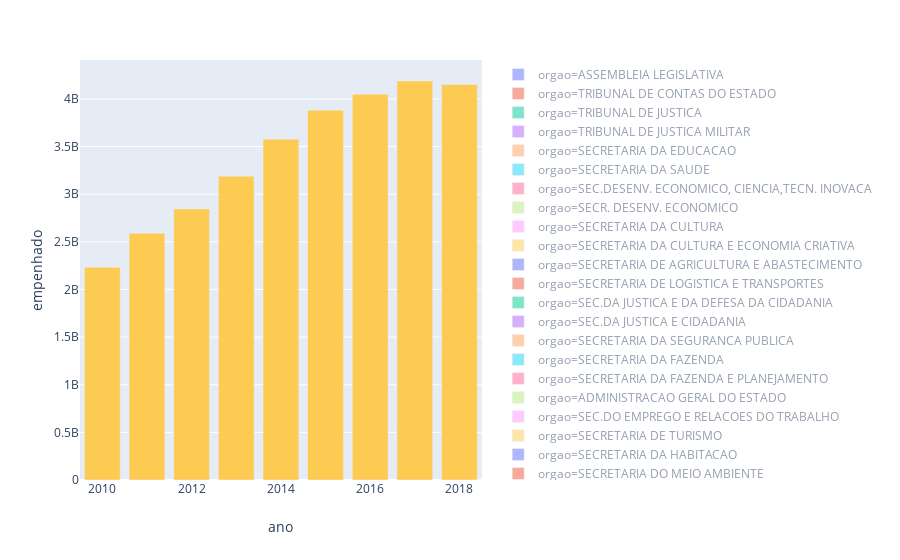

Notebook cell for this chart:
### Code cell
fig = px.bar(orgaos, x="ano", y=["empenhado"], color="orgao")
fig.show()

### Figure 1 — Plotly figure (JSON) as saved in the notebook; plotly's stock layout.template omitted (floating-point values rounded to 4 significant figures)
{"data": [{"alignmentgroup": "True", "hoverlabel": {"namelength": 0}, "hovertemplate": "orgao=ASSEMBLEIA LEGISLATIVA<br>ano=%{x}<br>empenhado=%{y}", "legendgroup": "orgao=ASSEMBLEIA LEGISLATIVA", "marker": {"color": "#636efa"}, "name": "orgao=ASSEMBLEIA LEGISLATIVA", "offsetgroup": "orgao=ASSEMBLEIA LEGISLATIVA", "orientation": "v", "showlegend": true, "textposition": "auto", "type": "bar", "visible": "legendonly", "x": ["2010", "2011", "2012", "2013", "2014", "2015", "2016", "2017", "2018"], "xaxis": "x", "y": [660300000.0, 689400000.0, 760300000.0, 819100000.0, 874900000.0, 969400000.0, 1077000000.0, 1122000000.0, 1160000000.0], "yaxis": "y"}, {"alignmentgroup": "True", "hoverlabel": {"namelength": 0}, "hovertemplate": "orgao=TRIBUNAL DE CONTAS DO ESTADO<br>ano=%{x}<br>empenhado=%{y}", "legendgroup": "orgao=TRIBUNAL DE CONTAS DO ESTADO", "marker": {"color": "#EF553B"}, "name": "orgao=TRIBUNAL DE CONTAS DO ESTADO", "offsetgroup": "orgao=TRIBUNAL DE CONTAS DO ESTADO", "orientation": "v", "showlegend": true, "textposition": "auto", "type": "bar", "visible": "legendonly", "x": ["2010", "2011", "2012", "2013", "2014", "2015", "2016", "2017", "2018"], "xaxis": "x", "y": [471100000.0, 496400000.0, 526700000.0, 586400000.0, 677800000.0, 740400000.0, 852600000.0, 879300000.0, 931200000.0], "yaxis": "y"}, {"alignmentgroup": "True", "hoverlabel": {"namelength": 0}, "hovertemplate": "orgao=TRIBUNAL DE JUSTICA<br>ano=%{x}<br>empenhado=%{y}", "legendgroup": "orgao=TRIBUNAL DE JUSTICA", "marker": {"color": "#00cc96"}, "name": "orgao=TRIBUNAL DE JUSTICA", "offsetgroup": "orgao=TRIBUNAL DE JUSTICA", "orientation": "v", "showlegend": true, "textposition": "auto", "type": "bar", "visible": "legendonly", "x": ["2010", "2011", "2012", "2013", "2014", "2015", "2016", "2017", "2018"], "xaxis": "x", "y": [5468000000.0, 6174000000.0, 7667000000.0, 8579000000.0, 9315000000.0, 10270000000.0, 10890000000.0, 12020000000.0, 12450000000.0], "yaxis": "y"}, {"alignmentgroup": "True", "hoverlabel": {"namelength": 0}, "hovertemplate": "orgao=TRIBUNAL DE JUSTICA MILITAR<br>ano=%{x}<br>empenhado=%{y}", "legendgroup": "orgao=TRIBUNAL DE JUSTICA MILITAR", "marker": {"color": "#ab63fa"}, "name": "orgao=TRIBUNAL DE JUSTICA MILITAR", "offsetgroup": "orgao=TRIBUNAL DE JUSTICA MILITAR", "orientation": "v", "showlegend": true, "textposition": "auto", "type": "bar", "visible": "legendonly", "x": ["2010", "2011", "2012", "2013", "2014", "2015", "2016", "2017", "2018"], "xaxis": "x", "y": [37810000.0, 39611020, 45080000.0, 52140000.0, 51050000.0, 57540000.0, 58920000.0, 64340000.0, 67250000.0], "yaxis": "y"}, {"alignmentgroup": "True", "hoverlabel": {"namelength": 0}, "hovertemplate": "orgao=SECRETARIA DA EDUCACAO<br>ano=%{x}<br>empenhado=%{y}", "legendgroup": "orgao=SECRETARIA DA EDUCACAO", "marker": {"color": "#FFA15A"}, "name": "orgao=SECRETARIA DA EDUCACAO", "offsetgroup": "orgao=SECRETARIA DA EDUCACAO", "orientation": "v", "showlegend": true, "textposition": "auto", "type": "bar", "visible": "legendonly", "x": ["2010", "2011", "2012", "2013", "2014", "2015", "2016", "2017", "2018"], "xaxis": "x", "y": [18980000000.0, 21390000000.0, 22300000000.0, 25920000000.0, 28000000000.0, 29640000000.0, 28670000000.0, 30280000000.0, 31460000000.0], "yaxis": "y"}, {"alignmentgroup": "True", "hoverlabel": {"namelength": 0}, "hovertemplate": "orgao=SECRETARIA DA SAUDE<br>ano=%{x}<br>empenhado=%{y}", "legendgroup": "orgao=SECRETARIA DA SAUDE", "marker": {"color": "#19d3f3"}, "name": "orgao=SECRETARIA DA SAUDE", "offsetgroup": "orgao=SECRETARIA DA SAUDE", "orientation": "v", "showlegend": true, "textposition": "auto", "type": "bar", "visible": "legendonly", "x": ["2010", "2011", "2012", "2013", "2014", "2015", "2016", "2017", "2018"], "xaxis": "x", "y": [13060000000.0, 14190000000.0, 15070000000.0, 17690000000.0, 19320000000.0, 20620000000.0, 21070000000.0, 22160000000.0, 23080000000.0], "yaxis": "y"}, {"alignmentgroup": "True", "hoverlabel": {"namelength": 0}, "hovertemplate": "orgao=SEC.DESENV. ECONOMICO, CIENCIA,TECN. INOVACA<br>ano=%{x}<br>empenhado=%{y}", "legendgroup": "orgao=SEC.DESENV. ECONOMICO, CIENCIA,TECN. INOVACA", "marker": {"color": "#FF6692"}, "name": "orgao=SEC.DESENV. ECONOMICO, CIENCIA,TECN. INOVACA", "offsetgroup": "orgao=SEC.DESENV. ECONOMICO, CIENCIA,TECN. INOVACA", "orientation": "v", "showlegend": true, "textposition": "auto", "type": "bar", "visible": "legendonly", "x": ["2010", "2011", "2012", "2013", "2014", "2015", "2016", "2017"], "xaxis": "x", "y": [1589000000.0, 10850000000.0, 12310000000.0, 14080000000.0, 13270000000.0, 14610000000.0, 15120000000.0, 15200000000.0], "yaxis": "y"}, {"alignmentgroup": "True", "hoverlabel": {"namelength": 0}, "hovertemplate": "orgao=SECR. DESENV. ECONOMICO<br>ano=%{x}<br>empenhado=%{y}", "legendgroup": "orgao=SECR. DESENV. ECONOMICO", "marker": {"color": "#B6E880"}, "name": "orgao=SECR. DESENV. ECONOMICO", "offsetgroup": "orgao=SECR. DESENV. ECONOMICO", "orientation": "v", "showlegend": true, "textposition": "auto", "type": "bar", "visible": "legendonly", "x": ["2018"], "xaxis": "x", "y": [15500000000.0], "yaxis": "y"}, {"alignmentgroup": "True", "hoverlabel": {"namelength": 0}, "hovertemplate": "orgao=SECRETARIA DA CULTURA<br>ano=%{x}<br>empenhado=%{y}", "legendgroup": "orgao=SECRETARIA DA CULTURA", "marker": {"color": "#FF97FF"}, "name": "orgao=SECRETARIA DA CULTURA", "offsetgroup": "orgao=SECRETARIA DA CULTURA", "orientation": "v", "showlegend": true, "textposition": "auto", "type": "bar", "visible": "legendonly", "x": ["2010", "2011", "2012", "2013", "2014", "2015", "2016", "2017"], "xaxis": "x", "y": [924400000.0, 789900000.0, 779500000.0, 911300000.0, 913200000.0, 767900000.0, 693500000.0, 736600000.0], "yaxis": "y"}, {"alignmentgroup": "True", "hoverlabel": {"namelength": 0}, "hovertemplate": "orgao=SECRETARIA DA CULTURA E ECONOMIA CRIATIVA<br>ano=%{x}<br>empenhado=%{y}", "legendgroup": "orgao=SECRETARIA DA CULTURA E ECONOMIA CRIATIVA", "marker": {"color": "#FECB52"}, "name": "orgao=SECRETARIA DA CULTURA E ECONOMIA CRIATIVA", "offsetgroup": "orgao=SECRETARIA DA CULTURA E ECONOMIA CRIATIVA", "orientation": "v", "showlegend": true, "textposition": "auto", "type": "bar", "visible": "legendonly", "x": ["2018"], "xaxis": "x", "y": [790600000.0], "yaxis": "y"}, {"alignmentgroup": "True", "hoverlabel": {"namelength": 0}, "hovertemplate": "orgao=SECRETARIA DE AGRICULTURA E ABASTECIMENTO<br>ano=%{x}<br>empenhado=%{y}", "legendgroup": "orgao=SECRETARIA DE AGRICULTURA E ABASTECIMENTO", "marker": {"color": "#636efa"}, "name": "orgao=SECRETARIA DE AGRICULTURA E ABASTECIMENTO", "offsetgroup": "orgao=SECRETARIA DE AGRICULTURA E ABASTECIMENTO", "orientation": "v", "showlegend": true, "textposition": "auto", "type": "bar", "visible": "legendonly", "x": ["2010", "2011", "2012", "2013", "2014", "2015", "2016", "2017", "2018"], "xaxis": "x", "y": [1017000000.0, 834000000.0, 944300000.0, 995600000.0, 1050000000.0, 1031000000.0, 854100000.0, 938900000.0, 911500000.0], "yaxis": "y"}, {"alignmentgroup": "True", "hoverlabel": {"namelength": 0}, "hovertemplate": "orgao=SECRETARIA DE LOGISTICA E TRANSPORTES<br>ano=%{x}<br>empenhado=%{y}", "legendgroup": "orgao=SECRETARIA DE LOGISTICA E TRANSPORTES", "marker": {"color": "#EF553B"}, "name": "orgao=SECRETARIA DE LOGISTICA E TRANSPORTES", "offsetgroup": "orgao=SECRETARIA DE LOGISTICA E TRANSPORTES", "orientation": "v", "showlegend": true, "textposition": "auto", "type": "bar", "visible": "legendonly", "x": ["2010", "2011", "2012", "2013", "2014", "2015", "2016", "2017", "2018"], "xaxis": "x", "y": [7212000000.0, 5415000000.0, 3920000000.0, 7702000000.0, 6621000000.0, 4374000000.0, 5538000000.0, 5521000000.0, 3866000000.0], "yaxis": "y"}, {"alignmentgroup": "True", "hoverlabel": {"namelength": 0}, "hovertemplate": "orgao=SEC.DA JUSTICA E DA DEFESA DA CIDADANIA<br>ano=%{x}<br>empenhado=%{y}", "legendgroup": "orgao=SEC.DA JUSTICA E DA DEFESA DA CIDADANIA", "marker": {"color": "#00cc96"}, "name": "orgao=SEC.DA JUSTICA E DA DEFESA DA CIDADANIA", "offsetgroup": "orgao=SEC.DA JUSTICA E DA DEFESA DA CIDADANIA", "orientation": "v", "showlegend": true, "textposition": "auto", "type": "bar", "visible": "legendonly", "x": ["2010", "2011", "2012", "2013", "2014", "2015", "2016", "2017"], "xaxis": "x", "y": [1069000000.0, 1393000000.0, 1398000000.0, 1682000000.0, 1936000000.0, 1993000000.0, 1985000000.0, 1995000000.0], "yaxis": "y"}, {"alignmentgroup": "True", "hoverlabel": {"namelength": 0}, "hovertemplate": "orgao=SEC.DA JUSTICA E CIDADANIA<br>ano=%{x}<br>empenhado=%{y}", "legendgroup": "orgao=SEC.DA JUSTICA E CIDADANIA", "marker": {"color": "#ab63fa"}, "name": "orgao=SEC.DA JUSTICA E CIDADANIA", "offsetgroup": "orgao=SEC.DA JUSTICA E CIDADANIA", "orientation": "v", "showlegend": true, "textposition": "auto", "type": "bar", "visible": "legendonly", "x": ["2018"], "xaxis": "x", "y": [2027000000.0], "yaxis": "y"}, {"alignmentgroup": "True", "hoverlabel": {"namelength": 0}, "hovertemplate": "orgao=SECRETARIA DA SEGURANCA PUBLICA<br>ano=%{x}<br>empenhado=%{y}", "legendgroup": "orgao=SECRETARIA DA SEGURANCA PUBLICA", "marker": {"color": "#FFA15A"}, "name": "orgao=SECRETARIA DA SEGURANCA PUBLICA", "offsetgroup": "orgao=SECRETARIA DA SEGURANCA PUBLICA", "orientation": "v", "showlegend": true, "textposition": "auto", "type": "bar", "visible": "legendonly", "x": ["2010", "2011", "2012", "2013", "2014", "2015", "2016", "2017", "2018"], "xaxis": "x", "y": [10920000000.0, 12200000000.0, 14500000000.0, 15820000000.0, 17960000000.0, 19600000000.0, 19800000000.0, 20580000000.0, 21160000000.0], "yaxis": "y"}, {"alignmentgroup": "True", "hoverlabel": {"namelength": 0}, "hovertemplate": "orgao=SECRETARIA DA FAZENDA<br>ano=%{x}<br>empenhado=%{y}", "legendgroup": "orgao=SECRETARIA DA FAZENDA", "marker": {"color": "#19d3f3"}, "name": "orgao=SECRETARIA DA FAZENDA", "offsetgroup": "orgao=SECRETARIA DA FAZENDA", "orientation": "v", "showlegend": true, "textposition": "auto", "type": "bar", "visible": "legendonly", "x": ["2010", "2011", "2012", "2013", "2014", "2015", "2016", "2017"], "xaxis": "x", "y": [18260000000.0, 20980000000.0, 24260000000.0, 26790000000.0, 28490000000.0, 31500000000.0, 32930000000.0, 34770000000.0], "yaxis": "y"}, {"alignmentgroup": "True", "hoverlabel": {"namelength": 0}, "hovertemplate": "orgao=SECRETARIA DA FAZENDA E PLANEJAMENTO<br>ano=%{x}<br>empenhado=%{y}", "legendgroup": "orgao=SECRETARIA DA FAZENDA E PLANEJAMENTO", "marker": {"color": "#FF6692"}, "name": "orgao=SECRETARIA DA FAZENDA E PLANEJAMENTO", "offsetgroup": "orgao=SECRETARIA DA FAZENDA E PLANEJAMENTO", "orientation": "v", "showlegend": true, "textposition": "auto", "type": "bar", "visible": "legendonly", "x": ["2018"], "xaxis": "x", "y": [37190000000.0], "yaxis": "y"}, {"alignmentgroup": "True", "hoverlabel": {"namelength": 0}, "hovertemplate": "orgao=ADMINISTRACAO GERAL DO ESTADO<br>ano=%{x}<br>empenhado=%{y}", "legendgroup": "orgao=ADMINISTRACAO GERAL DO ESTADO", "marker": {"color": "#B6E880"}, "name": "orgao=ADMINISTRACAO GERAL DO ESTADO", "offsetgroup": "orgao=ADMINISTRACAO GERAL DO ESTADO", "orientation": "v", "showlegend": true, "textposition": "auto", "type": "bar", "visible": "legendonly", "x": ["2010", "2011", "2012", "2013", "2014", "2015", "2016", "2017", "2018"], "xaxis": "x", "y": [38810000000.0, 45000000000.0, 48620000000.0, 53820000000.0, 56381657006, 59802349924, 54410000000.0, 57860000000.0, 65420000000.0], "yaxis": "y"}, {"alignmentgroup": "True", "hoverlabel": {"namelength": 0}, "hovertemplate": "orgao=SEC.DO EMPREGO E RELACOES DO TRABALHO<br>ano=%{x}<br>empenhado=%{y}", "legendgroup": "orgao=SEC.DO EMPREGO E RELACOES DO TRABALHO", "marker": {"color": "#FF97FF"}, "name": "orgao=SEC.DO EMPREGO E RELACOES DO TRABALHO", "offsetgroup": "orgao=SEC.DO EMPREGO E RELACOES DO TRABALHO", "orientation": "v", "showlegend": true, "textposition": "auto", "type": "bar", "visible": "legendonly", "x": ["2010", "2011", "2012", "2013", "2014", "2015", "2016", "2017", "2018"], "xaxis": "x", "y": [190200000.0, 151000000.0, 134000000.0, 153300000.0, 137400000.0, 136600000.0, 112800000.0, 115800000.0, 235400000.0], "yaxis": "y"}, {"alignmentgroup": "True", "hoverlabel": {"namelength": 0}, "hovertemplate": "orgao=SECRETARIA DE TURISMO<br>ano=%{x}<br>empenhado=%{y}", "legendgroup": "orgao=SECRETARIA DE TURISMO", "marker": {"color": "#FECB52"}, "name": "orgao=SECRETARIA DE TURISMO", "offsetgroup": "orgao=SECRETARIA DE TURISMO", "orientation": "v", "showlegend": true, "textposition": "auto", "type": "bar", "visible": "legendonly", "x": ["2011", "2012", "2011", "2012", "2013", "2014", "2015", "2016", "2017", "2018"], "xaxis": "x", "y": [0, 0, 244200000.0, 291600000.0, 286100000.0, 341600000.0, 174900000.0, 249600000.0, 263200000.0, 313200000.0], "yaxis": "y"}, {"alignmentgroup": "True", "hoverlabel": {"namelength": 0}, "hovertemplate": "orgao=SECRETARIA DA HABITACAO<br>ano=%{x}<br>empenhado=%{y}", "legendgroup": "orgao=SECRETARIA DA HABITACAO", "marker": {"color": "#636efa"}, "name": "orgao=SECRETARIA DA HABITACAO", "offsetgroup": "orgao=SECRETARIA DA HABITACAO", "orientation": "v", "showlegend": true, "textposition": "auto", "type": "bar", "visible": "legendonly", "x": ["2010", "2011", "2012", "2013", "2014", "2015", "2016", "2017", "2018"], "xaxis": "x", "y": [1356000000.0, 1563000000.0, 1177000000.0, 1469000000.0, 1475000000.0, 1171000000.0, 1131000000.0, 1631000000.0, 772200000.0], "yaxis": "y"}, {"alignmentgroup": "True", "hoverlabel": {"namelength": 0}, "hovertemplate": "orgao=SECRETARIA DO MEIO AMBIENTE<br>ano=%{x}<br>empenhado=%{y}", "legendgroup": "orgao=SECRETARIA DO MEIO AMBIENTE", "marker": {"color": "#EF553B"}, "name": "orgao=SECRETARIA DO MEIO AMBIENTE", "offsetgroup": "orgao=SECRETARIA DO MEIO AMBIENTE", "orientation": "v", "showlegend": true, "textposition": "auto", "type": "bar", "visible": "legendonly", "x": ["2010", "2011", "2012", "2013", "2014", "2015", "2016", "2017"], "xaxis": "x", "y": [706200000.0, 666800000.0, 741000000.0, 833600000.0, 994000000.0, 918500000.0, 941400000.0, 947500000.0], "yaxis": "y"}, {"alignmentgroup": "True", "hoverlabel": {"namelength": 0}, "hovertemplate": "orgao=SECRETARIA DE INFR. MEIO AMBIENTE<br>ano=%{x}<br>empenhado=%{y}", "legendgroup": "orgao=SECRETARIA DE INFR. MEIO AMBIENTE", "marker": {"color": "#00cc96"}, "name": "orgao=SECRETARIA DE INFR. MEIO AMBIENTE", "offsetgroup": "orgao=SECRETARIA DE INFR. MEIO AMBIENTE", "orientation": "v", "showlegend": true, "textposition": "auto", "type": "bar", "visible": "legendonly", "x": ["2018"], "xaxis": "x", "y": [990700000.0], "yaxis": "y"}, {"alignmentgroup": "True", "hoverlabel": {"namelength": 0}, "hovertemplate": "orgao=MINISTERIO PUBLICO<br>ano=%{x}<br>empenhado=%{y}", "legendgroup": "orgao=MINISTERIO PUBLICO", "marker": {"color": "#ab63fa"}, "name": "orgao=MINISTERIO PUBLICO", "offsetgroup": "orgao=MINISTERIO PUBLICO", "orientation": "v", "showlegend": true, "textposition": "auto", "type": "bar", "visible": "legendonly", "x": ["2010", "2011", "2012", "2013", "2014", "2015", "2016", "2017", "2018"], "xaxis": "x", "y": [1324000000.0, 1446000000.0, 1549000000.0, 1689000000.0, 1803000000.0, 2086000000.0, 2198000000.0, 2356000000.0, 2566000000.0], "yaxis": "y"}, {"alignmentgroup": "True", "hoverlabel": {"namelength": 0}, "hovertemplate": "orgao=CASA CIVIL<br>ano=%{x}<br>empenhado=%{y}", "legendgroup": "orgao=CASA CIVIL", "marker": {"color": "#FFA15A"}, "name": "orgao=CASA CIVIL", "offsetgroup": "orgao=CASA CIVIL", "orientation": "v", "showlegend": true, "textposition": "auto", "type": "bar", "visible": "legendonly", "x": ["2010", "2011", "2012", "2013", "2014", "2015", "2016", "2017", "2018"], "xaxis": "x", "y": [257100000.0, 320800000.0, 383800000.0, 509400000.0, 583800000.0, 247500000.0, 331600000.0, 417300000.0, 263400000.0], "yaxis": "y"}, {"alignmentgroup": "True", "hoverlabel": {"namelength": 0}, "hovertemplate": "orgao=SECRETARIA DE PLANEJAMENTO E GESTAO<br>ano=%{x}<br>empenhado=%{y}", "legendgroup": "orgao=SECRETARIA DE PLANEJAMENTO E GESTAO", "marker": {"color": "#19d3f3"}, "name": "orgao=SECRETARIA DE PLANEJAMENTO E GESTAO", "offsetgroup": "orgao=SECRETARIA DE PLANEJAMENTO E GESTAO", "orientation": "v", "showlegend": true, "textposition": "auto", "type": "bar", "visible": "legendonly", "x": ["2010", "2011", "2012", "2013", "2014", "2015", "2016", "2017"], "xaxis": "x", "y": [961400000.0, 360500000.0, 674700000.0, 989900000.0, 1220000000.0, 2503000000.0, 2337000000.0, 2423000000.0], "yaxis": "y"}, {"alignmentgroup": "True", "hoverlabel": {"namelength": 0}, "hovertemplate": "orgao=SECRETARIA DE DESENVOLVIMENTO REGIONAL<br>ano=%{x}<br>empenhado=%{y}", "legendgroup": "orgao=SECRETARIA DE DESENVOLVIMENTO REGIONAL", "marker": {"color": "#FF6692"}, "name": "orgao=SECRETARIA DE DESENVOLVIMENTO REGIONAL", "offsetgroup": "orgao=SECRETARIA DE DESENVOLVIMENTO REGIONAL", "orientation": "v", "showlegend": true, "textposition": "auto", "type": "bar", "visible": "legendonly", "x": ["2018"], "xaxis": "x", "y": [3132000000.0], "yaxis": "y"}, {"alignmentgroup": "True", "hoverlabel": {"namelength": 0}, "hovertemplate": "orgao=SECRETARIA DE DESENVOLVIMENTO SOCIAL<br>ano=%{x}<br>empenhado=%{y}", "legendgroup": "orgao=SECRETARIA DE DESENVOLVIMENTO SOCIAL", "marker": {"color": "#B6E880"}, "name": "orgao=SECRETARIA DE DESENVOLVIMENTO SOCIAL", "offsetgroup": "orgao=SECRETARIA DE DESENVOLVIMENTO SOCIAL", "orientation": "v", "showlegend": true, "textposition": "auto", "type": "bar", "visible": "legendonly", "x": ["2010", "2011", "2012", "2013", "2014", "2015", "2016", "2017", "2018"], "xaxis": "x", "y": [568100000.0, 785500000.0, 935700000.0, 883000000.0, 914800000.0, 884500000.0, 805200000.0, 712800000.0, 722900000.0], "yaxis": "y"}, {"alignmentgroup": "True", "hoverlabel": {"namelength": 0}, "hovertemplate": "orgao=SECRETARIA DOS TRANSPORTES METROPOLITANOS<br>ano=%{x}<br>empenhado=%{y}", "legendgroup": "orgao=SECRETARIA DOS TRANSPORTES METROPOLITANOS", "marker": {"color": "#FF97FF"}, "name": "orgao=SECRETARIA DOS TRANSPORTES METROPOLITANOS", "offsetgroup": "orgao=SECRETARIA DOS TRANSPORTES METROPOLITANOS", "orientation": "v", "showlegend": true, "textposition": "auto", "type": "bar", "visible": "legendonly", "x": ["2010", "2011", "2012", "2013", "2014", "2015", "2016", "2017", "2018"], "xaxis": "x", "y": [7293000000.0, 6470000000.0, 6374000000.0, 7381000000.0, 8410000000.0, 8053000000.0, 8688000000.0, 9732000000.0, 7940000000.0], "yaxis": "y"}, {"alignmentgroup": "True", "hoverlabel": {"namelength": 0}, "hovertemplate": "orgao=SECRETARIA ADMINISTRACAO PENITENCIARIA<br>ano=%{x}<br>empenhado=%{y}", "legendgroup": "orgao=SECRETARIA ADMINISTRACAO PENITENCIARIA", "marker": {"color": "#FECB52"}, "name": "orgao=SECRETARIA ADMINISTRACAO PENITENCIARIA", "offsetgroup": "orgao=SECRETARIA ADMINISTRACAO PENITENCIARIA", "orientation": "v", "showlegend": true, "textposition": "auto", "type": "bar", "visible": true, "x": ["2010", "2011", "2012", "2013", "2014", "2015", "2016", "2017", "2018"], "xaxis": "x", "y": [2232000000.0, 2589000000.0, 2845000000.0, 3189000000.0, 3578000000.0, 3882000000.0, 4050000000.0, 4188000000.0, 4152000000.0], "yaxis": "y"}, {"alignmentgroup": "True", "hoverlabel": {"namelength": 0}, "hovertemplate": "orgao=SECRETARIA DE SANEAMENTO E RECURSOS HIDRICOS<br>ano=%{x}<br>empenhado=%{y}", "legendgroup": "orgao=SECRETARIA DE SANEAMENTO E RECURSOS HIDRICOS", "marker": {"color": "#636efa"}, "name": "orgao=SECRETARIA DE SANEAMENTO E RECURSOS HIDRICOS", "offsetgroup": "orgao=SECRETARIA DE SANEAMENTO E RECURSOS HIDRICOS", "orientation": "v", "showlegend": true, "textposition": "auto", "type": "bar", "visible": "legendonly", "x": ["2010", "2011", "2012", "2013", "2014", "2015", "2016", "2017", "2018"], "xaxis": "x", "y": [1060000000.0, 1093000000.0, 1015000000.0, 1241000000.0, 1187000000.0, 1135000000.0, 1194000000.0, 1505000000.0, 1346000000.0], "yaxis": "y"}, {"alignmentgroup": "True", "hoverlabel": {"namelength": 0}, "hovertemplate": "orgao=PROCURADORIA GERAL DO ESTADO<br>ano=%{x}<br>empenhado=%{y}", "legendgroup": "orgao=PROCURADORIA GERAL DO ESTADO", "marker": {"color": "#EF553B"}, "name": "orgao=PROCURADORIA GERAL DO ESTADO", "offsetgroup": "orgao=PROCURADORIA GERAL DO ESTADO", "orientation": "v", "showlegend": true, "textposition": "auto", "type": "bar", "visible": "legendonly", "x": ["2010", "2011", "2012", "2013", "2014", "2015", "2016", "2017", "2018"], "xaxis": "x", "y": [2143000000.0, 1162000000.0, 1026000000.0, 932700000.0, 1044000000.0, 1052000000.0, 1357000000.0, 1552000000.0, 1642000000.0], "yaxis": "y"}, {"alignmentgroup": "True", "hoverlabel": {"namelength": 0}, "hovertemplate": "orgao=SECRETARIA DE ESPORTE, LAZER E JUVENTUDE<br>ano=%{x}<br>empenhado=%{y}", "legendgroup": "orgao=SECRETARIA DE ESPORTE, LAZER E JUVENTUDE", "marker": {"color": "#00cc96"}, "name": "orgao=SECRETARIA DE ESPORTE, LAZER E JUVENTUDE", "offsetgroup": "orgao=SECRETARIA DE ESPORTE, LAZER E JUVENTUDE", "orientation": "v", "showlegend": true, "textposition": "auto", "type": "bar", "visible": "legendonly", "x": ["2010", "2011", "2012", "2013", "2014", "2015", "2016", "2017"], "xaxis": "x", "y": [159500000.0, 159900000.0, 161000000.0, 177200000.0, 246000000.0, 166400000.0, 123000000.0, 150700000.0], "yaxis": "y"}, {"alignmentgroup": "True", "hoverlabel": {"namelength": 0}, "hovertemplate": "orgao=SECRETARIA DE ESPORTES<br>ano=%{x}<br>empenhado=%{y}", "legendgroup": "orgao=SECRETARIA DE ESPORTES", "marker": {"color": "#ab63fa"}, "name": "orgao=SECRETARIA DE ESPORTES", "offsetgroup": "orgao=SECRETARIA DE ESPORTES", "orientation": "v", "showlegend": true, "textposition": "auto", "type": "bar", "visible": "legendonly", "x": ["2018"], "xaxis": "x", "y": [134800000.0], "yaxis": "y"}, {"alignmentgroup": "True", "hoverlabel": {"namelength": 0}, "hovertemplate": "orgao=DEFENSORIA PUBLICA DO ESTADO<br>ano=%{x}<br>empenhado=%{y}", "legendgroup": "orgao=DEFENSORIA PUBLICA DO ESTADO", "marker": {"color": "#FFA15A"}, "name": "orgao=DEFENSORIA PUBLICA DO ESTADO", "offsetgroup": "orgao=DEFENSORIA PUBLICA DO ESTADO", "orientation": "v", "showlegend": true, "textposition": "auto", "type": "bar", "visible": "legendonly", "x": ["2010", "2011", "2012", "2013", "2014", "2015", "2016", "2017", "2018"], "xaxis": "x", "y": [477100000.0, 535800000.0, 556100000.0, 599500000.0, 737700000.0, 795100000.0, 785700000.0, 771200000.0, 838000000.0], "yaxis": "y"}, {"alignmentgroup": "True", "hoverlabel": {"namelength": 0}, "hovertemplate": "orgao=SECRETARIA DE ENSINO SUPERIOR<br>ano=%{x}<br>empenhado=%{y}", "legendgroup": "orgao=SECRETARIA DE ENSINO SUPERIOR", "marker": {"color": "#19d3f3"}, "name": "orgao=SECRETARIA DE ENSINO SUPERIOR", "offsetgroup": "orgao=SECRETARIA DE ENSINO SUPERIOR", "orientation": "v", "showlegend": true, "textposition": "auto", "type": "bar", "visible": "legendonly", "x": ["2010", "2011", "2012", "2013", "2014"], "xaxis": "x", "y": [8238000000.0, 5356000.0, 0, 0, 0], "yaxis": "y"}, {"alignmentgroup": "True", "hoverlabel": {"namelength": 0}, "hovertemplate": "orgao=SECRETARIA DE GESTAO PUBLICA<br>ano=%{x}<br>empenhado=%{y}", "legendgroup": "orgao=SECRETARIA DE GESTAO PUBLICA", "marker": {"color": "#FF6692"}, "name": "orgao=SECRETARIA DE GESTAO PUBLICA", "offsetgroup": "orgao=SECRETARIA DE GESTAO PUBLICA", "orientation": "v", "showlegend": true, "textposition": "auto", "type": "bar", "visible": "legendonly", "x": ["2010", "2011", "2012", "2013", "2014", "2015"], "xaxis": "x", "y": [1389000000.0, 1715000000.0, 1892000000.0, 1792000000.0, 1988000000.0, 0], "yaxis": "y"}, {"alignmentgroup": "True", "hoverlabel": {"namelength": 0}, "hovertemplate": "orgao=SECRETARIA DE COMUNICACAO<br>ano=%{x}<br>empenhado=%{y}", "legendgroup": "orgao=SECRETARIA DE COMUNICACAO", "marker": {"color": "#B6E880"}, "name": "orgao=SECRETARIA DE COMUNICACAO", "offsetgroup": "orgao=SECRETARIA DE COMUNICACAO", "orientation": "v", "showlegend": true, "textposition": "auto", "type": "bar", "visible": "legendonly", "x": ["2010", "2011", "2012"], "xaxis": "x", "y": [145700000.0, 1891000.0, 0], "yaxis": "y"}, {"alignmentgroup": "True", "hoverlabel": {"namelength": 0}, "hovertemplate": "orgao=SECRETARIA DE RELACOES INSTITUCIONAIS<br>ano=%{x}<br>empenhado=%{y}", "legendgroup": "orgao=SECRETARIA DE RELACOES INSTITUCIONAIS", "marker": {"color": "#FF97FF"}, "name": "orgao=SECRETARIA DE RELACOES INSTITUCIONAIS", "offsetgroup": "orgao=SECRETARIA DE RELACOES INSTITUCIONAIS", "orientation": "v", "showlegend": true, "textposition": "auto", "type": "bar", "visible": "legendonly", "x": ["2010", "2011"], "xaxis": "x", "y": [27710000.0, 599900.0], "yaxis": "y"}, {"alignmentgroup": "True", "hoverlabel": {"namelength": 0}, "hovertemplate": "orgao=SECR.EST.DIREITOS PESSOA COM DEFICIENCIA<br>ano=%{x}<br>empenhado=%{y}", "legendgroup": "orgao=SECR.EST.DIREITOS PESSOA COM DEFICIENCIA", "marker": {"color": "#FECB52"}, "name": "orgao=SECR.EST.DIREITOS PESSOA COM DEFICIENCIA", "offsetgroup": "orgao=SECR.EST.DIREITOS PESSOA COM DEFICIENCIA", "orientation": "v", "showlegend": true, "textposition": "auto", "type": "bar", "visible": "legendonly", "x": ["2010", "2011", "2012", "2013", "2014", "2015", "2016", "2017", "2018"], "xaxis": "x", "y": [43680000.0, 32820000.0, 48980000.0, 79180000.0, 239400000.0, 121900000.0, 113100000.0, 44800000.0, 39980000.0], "yaxis": "y"}, {"alignmentgroup": "True", "hoverlabel": {"namelength": 0}, "hovertemplate": "orgao=SECR. DE DESENVOLVIMENTO METROPOLITANO<br>ano=%{x}<br>empenhado=%{y}", "legendgroup": "orgao=SECR. DE DESENVOLVIMENTO METROPOLITANO", "marker": {"color": "#636efa"}, "name": "orgao=SECR. DE DESENVOLVIMENTO METROPOLITANO", "offsetgroup": "orgao=SECR. DE DESENVOLVIMENTO METROPOLITANO", "orientation": "v", "showlegend": true, "textposition": "auto", "type": "bar", "visible": "legendonly", "x": ["2011", "2012", "2013", "2014", "2015", "2016", "2017"], "xaxis": "x", "y": [135600000.0, 125400000.0, 129900000.0, 0, 0, 0, 0], "yaxis": "y"}, {"alignmentgroup": "True", "hoverlabel": {"namelength": 0}, "hovertemplate": "orgao=SECRETARIA DE ENERGIA<br>ano=%{x}<br>empenhado=%{y}", "legendgroup": "orgao=SECRETARIA DE ENERGIA", "marker": {"color": "#EF553B"}, "name": "orgao=SECRETARIA DE ENERGIA", "offsetgroup": "orgao=SECRETARIA DE ENERGIA", "orientation": "v", "showlegend": true, "textposition": "auto", "type": "bar", "visible": "legendonly", "x": ["2011", "2012", "2013"], "xaxis": "x", "y": [69650000.0, 82810000.0, 75900000.0], "yaxis": "y"}, {"alignmentgroup": "True", "hoverlabel": {"namelength": 0}, "hovertemplate": "orgao=SECRETARIA DE ENERGIA E MINERACAO<br>ano=%{x}<br>empenhado=%{y}", "legendgroup": "orgao=SECRETARIA DE ENERGIA E MINERACAO", "marker": {"color": "#00cc96"}, "name": "orgao=SECRETARIA DE ENERGIA E MINERACAO", "offsetgroup": "orgao=SECRETARIA DE ENERGIA E MINERACAO", "orientation": "v", "showlegend": true, "textposition": "auto", "type": "bar", "visible": "legendonly", "x": ["2014", "2015", "2016", "2017", "2018"], "xaxis": "x", "y": [81310000.0, 26720000.0, 24800000.0, 31930000.0, 70270000.0], "yaxis": "y"}, {"alignmentgroup": "True", "hoverlabel": {"namelength": 0}, "hovertemplate": "orgao=SECRETARIA DE GOVERNO<br>ano=%{x}<br>empenhado=%{y}", "legendgroup": "orgao=SECRETARIA DE GOVERNO", "marker": {"color": "#ab63fa"}, "name": "orgao=SECRETARIA DE GOVERNO", "offsetgroup": "orgao=SECRETARIA DE GOVERNO", "orientation": "v", "showlegend": true, "textposition": "auto", "type": "bar", "visible": "legendonly", "x": ["2015", "2016", "2017", "2018"], "xaxis": "x", "y": [1184000000.0, 874900000.0, 1009000000.0, 850700000.0], "yaxis": "y"}, {"alignmentgroup": "True", "hoverlabel": {"namelength": 0}, "hovertemplate": "orgao=RESERVA DE CONTINGENCIA<br>ano=%{x}<br>empenhado=%{y}", "legendgroup": "orgao=RESERVA DE CONTINGENCIA", "marker": {"color": "#FFA15A"}, "name": "orgao=RESERVA DE CONTINGENCIA", "offsetgroup": "orgao=RESERVA DE CONTINGENCIA", "orientation": "v", "showlegend": true, "textposition": "auto", "type": "bar", "visible": "legendonly", "x": ["2010", "2011", "2012", "2013", "2014", "2015", "2016", "2017", "2018"], "xaxis": "x", "y": [0, 0, 0, 0, 0, 0, 0, 0, 0], "yaxis": "y"}], "layout": {"autosize": true, "barmode": "relative", "legend": {"tracegroupgap": 0}, "margin": {"t": 60}, "xaxis": {"anchor": "y", "autorange": true, "domain": [0, 0.98], "range": [2010.0, 2018.0], "title": {"text": "ano"}, "type": "linear"}, "yaxis": {"anchor": "x", "autorange": true, "domain": [0, 1], "range": [0, 4409000000.0], "title": {"text": "empenhado"}, "type": "linear"}}}
